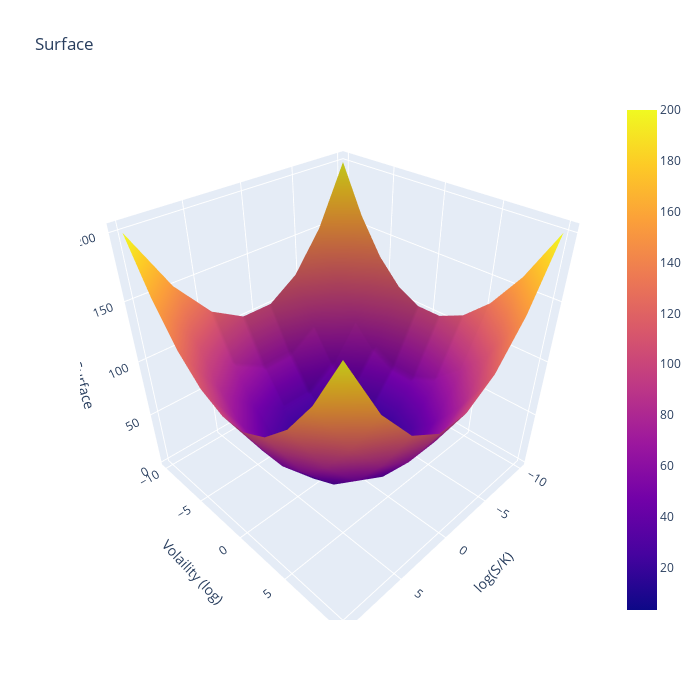

The cell this chart's notebook holds for it:
### Code cell
fig = go.Figure(data=[go.Surface(z=real_values, x=xx, y=yy)])

fig.update_layout(title='Surface', autosize=True,
                  width=700, height=700,
                  scene=dict(
        xaxis_title='log(S/K)',
        yaxis_title='Volaility (log)',
        zaxis_title='Surface'))

fig.show()
